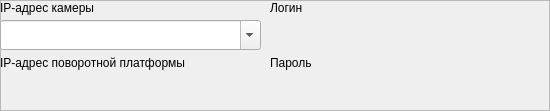
<?xml version="1.0" encoding="UTF-8"?>
<ui version="4.0">
 <class>Widget_STRAZH_IP</class>
 <widget class="QWidget" name="Widget_STRAZH_IP">
  <property name="geometry">
   <rect>
    <x>0</x>
    <y>0</y>
    <width>550</width>
    <height>111</height>
   </rect>
  </property>
  <property name="windowTitle">
   <string>Form</string>
  </property>
  <widget class="QFrame" name="frame">
   <property name="geometry">
    <rect>
     <x>0</x>
     <y>0</y>
     <width>550</width>
     <height>111</height>
    </rect>
   </property>
   <property name="frameShape">
    <enum>QFrame::StyledPanel</enum>
   </property>
   <property name="frameShadow">
    <enum>QFrame::Raised</enum>
   </property>
   <widget class="My_lineEdit" name="Icon2Path" native="true">
    <property name="geometry">
     <rect>
      <x>270</x>
      <y>20</y>
      <width>280</width>
      <height>30</height>
     </rect>
    </property>
   </widget>
   <widget class="My_lineEdit" name="Icon3Path" native="true">
    <property name="geometry">
     <rect>
      <x>270</x>
      <y>75</y>
      <width>280</width>
      <height>30</height>
     </rect>
    </property>
   </widget>
   <widget class="QLabel" name="label_87">
    <property name="geometry">
     <rect>
      <x>270</x>
      <y>55</y>
      <width>50</width>
      <height>16</height>
     </rect>
    </property>
    <property name="text">
     <string>Пароль</string>
    </property>
   </widget>
   <widget class="QLabel" name="label_86">
    <property name="geometry">
     <rect>
      <x>270</x>
      <y>0</y>
      <width>47</width>
      <height>16</height>
     </rect>
    </property>
    <property name="text">
     <string>Логин</string>
    </property>
   </widget>
   <widget class="QLabel" name="label_88">
    <property name="geometry">
     <rect>
      <x>0</x>
      <y>55</y>
      <width>231</width>
      <height>16</height>
     </rect>
    </property>
    <property name="text">
     <string>IP-адрес поворотной платформы</string>
    </property>
   </widget>
   <widget class="My_lineEdit" name="Icon4Path" native="true">
    <property name="geometry">
     <rect>
      <x>0</x>
      <y>75</y>
      <width>261</width>
      <height>30</height>
     </rect>
    </property>
    <property name="inputMask" stdset="0">
     <string/>
    </property>
    <property name="clearButtonEnabled" stdset="0">
     <bool>true</bool>
    </property>
   </widget>
   <widget class="my_combobox" name="Icon1Path">
    <property name="geometry">
     <rect>
      <x>0</x>
      <y>20</y>
      <width>261</width>
      <height>30</height>
     </rect>
    </property>
    <property name="editable">
     <bool>true</bool>
    </property>
   </widget>
   <widget class="QLabel" name="label_85">
    <property name="geometry">
     <rect>
      <x>0</x>
      <y>0</y>
      <width>231</width>
      <height>16</height>
     </rect>
    </property>
    <property name="text">
     <string>IP-адрес камеры</string>
    </property>
   </widget>
  </widget>
 </widget>
 <customwidgets>
  <customwidget>
   <class>my_combobox</class>
   <extends>QComboBox</extends>
   <header>my_combobox.h</header>
  </customwidget>
  <customwidget>
   <class>My_lineEdit</class>
   <extends>QWidget</extends>
   <header>my_lineedit.h</header>
  </customwidget>
 </customwidgets>
 <resources/>
 <connections/>
</ui>
